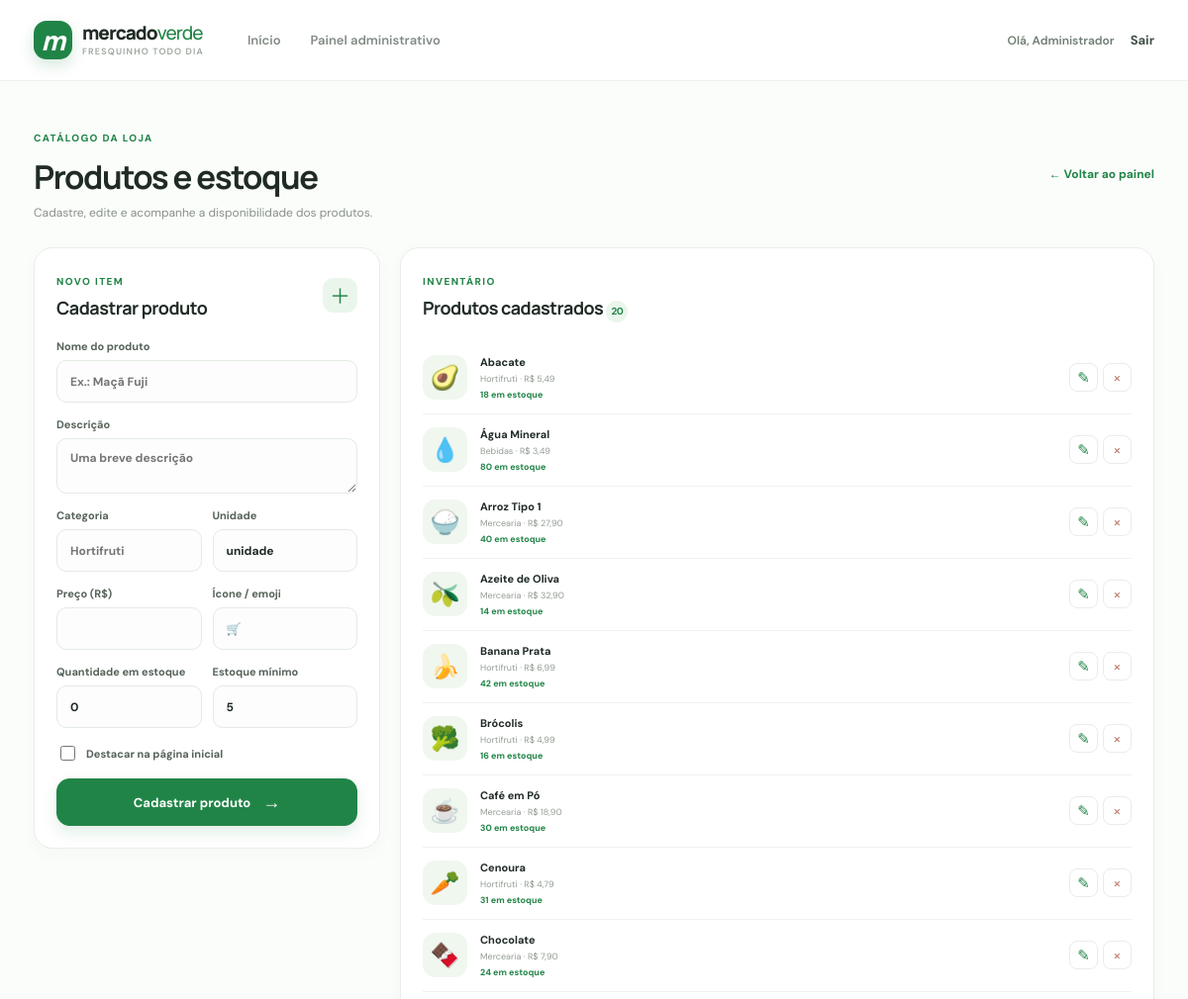
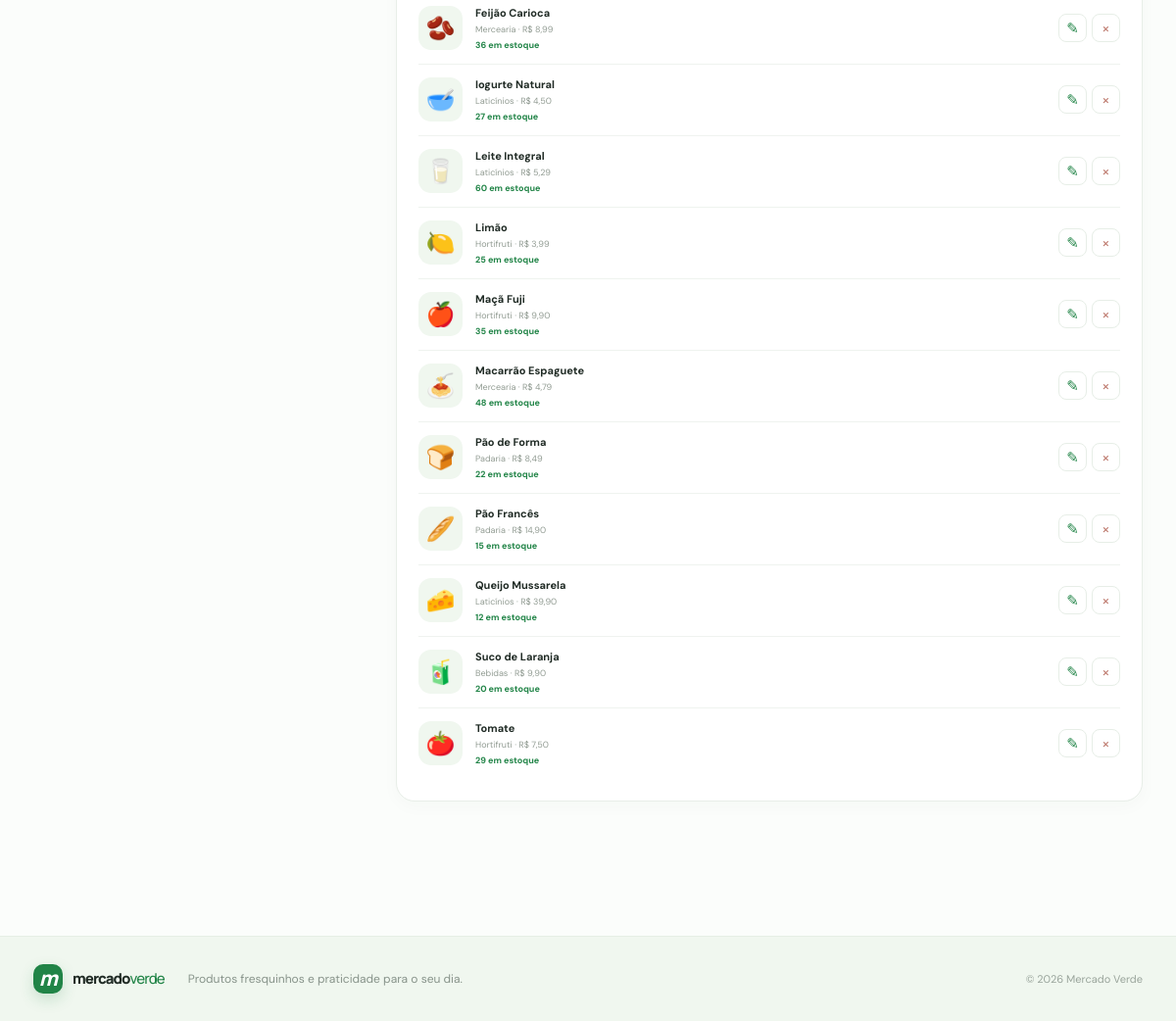
/admin/produtos.php (signed in), run on the app's committed database (2 pictures, top to bottom).
### tables this page shows
CREATE TABLE IF NOT EXISTS produtos (
    id INT UNSIGNED AUTO_INCREMENT PRIMARY KEY,
    nome VARCHAR(120) NOT NULL,
    descricao VARCHAR(255) NULL,
    categoria VARCHAR(80) NOT NULL,
    unidade VARCHAR(30) NOT NULL DEFAULT 'unidade',
    icone VARCHAR(20) NOT NULL DEFAULT '🛒',
    preco DECIMAL(10,2) NOT NULL,
    estoque INT NOT NULL DEFAULT 0,
    estoque_minimo INT NOT NULL DEFAULT 5,
    destaque TINYINT(1) NOT NULL DEFAULT 0,
    ativo TINYINT(1) NOT NULL DEFAULT 1,
    criado_em TIMESTAMP NOT NULL DEFAULT CURRENT_TIMESTAMP,
    atualizado_em TIMESTAMP NOT NULL DEFAULT CURRENT_TIMESTAMP ON UPDATE CURRENT_TIMESTAMP,
    INDEX idx_produtos_categoria (categoria),
    INDEX idx_produtos_ativo (ativo)
);

### includes/bootstrap.php (called while the page is built, shortened)
<?php
function url(string $path = ''): string
{
    return BASE_URL . '/' . ltrim($path, '/');
}
function h($value): string
{
    return htmlspecialchars((string) $value, ENT_QUOTES, 'UTF-8');
}
function money($value): string
{
    return 'R$ ' . number_format((float) $value, 2, ',', '.');
}
function productIcon(string $icon): string
{
    return $icon !== '' ? $icon : '🛒';
}

### admin/produtos.php (the view, shortened to what this page needs)
<?php
require_once __DIR__ . '/../includes/bootstrap.php';
$editando = null;
$produtos = $pdo->query('SELECT * FROM produtos WHERE ativo = 1 ORDER BY nome')->fetchAll();
require __DIR__ . '/../includes/header.php';
?>
<div class="page-heading"><div><span class="eyebrow">CATÁLOGO DA LOJA</span><h1>Produtos e estoque</h1><p>Cadastre, edite e acompanhe a disponibilidade dos produtos.</p></div><a href="<?= h(url('admin/index.php')) ?>" class="text-link">← Voltar ao painel</a></div>
<div class="admin-content-grid"><section class="form-panel"><div class="panel-title"><div><span class="eyebrow"><?= $editando ? 'EDIÇÃO' : 'NOVO ITEM' ?></span><h2><?= $editando ? 'Editar produto' : 'Cadastrar produto' ?></h2></div><span class="panel-title-icon">＋</span></div>
<form method="post" class="form-stack"><input type="hidden" name="csrf_token" value="<?= h(csrfToken()) ?>"><input type="hidden" name="acao" value="salvar"><input type="hidden" name="id" value="<?= (int) ($editando['id'] ?? 0) ?>"><label>Nome do produto<input name="nome" required maxlength="120" value="<?= h($editando['nome'] ?? $_POST['nome'] ?? '') ?>" placeholder="Ex.: Maçã Fuji"></label><label>Descrição<textarea name="descricao" rows="2" maxlength="255" placeholder="Uma breve descrição"><?= h($editando['descricao'] ?? $_POST['descricao'] ?? '') ?></textarea></label><div class="form-two-col"><label>Categoria<input name="categoria" required value="<?= h($editando['categoria'] ?? $_POST['categoria'] ?? '') ?>" placeholder="Hortifruti"></label><label>Unidade<input name="unidade" value="<?= h($editando['unidade'] ?? $_POST['unidade'] ?? 'unidade') ?>" placeholder="kg, un. ..."></label></div><div class="form-two-col"><label>Preço (R$)<input type="number" name="preco" min="0.01" step="0.01" required value="<?= h($editando['preco'] ?? $_POST['preco'] ?? '') ?>"></label><label>Ícone / emoji<input name="icone" maxlength="12" value="<?= h($editando['icone'] ?? $_POST['icone'] ?? '🛒') ?>"></label></div><div class="form-two-col"><label>Quantidade em estoque<input type="number" name="estoque" min="0" required value="<?= h($editando['estoque'] ?? $_POST['estoque'] ?? 0) ?>"></label><label>Estoque mínimo<input type="number" name="estoque_minimo" min="0" required value="<?= h($editando['estoque_minimo'] ?? $_POST['estoque_minimo'] ?? 5) ?>"></label></div><label class="checkbox-label"><input type="checkbox" name="destaque" <?= !empty($editando['destaque']) ? 'checked' : '' ?>> Destacar na página inicial</label><button class="button button-full" type="submit"><?= $editando ? 'Salvar alterações' : 'Cadastrar produto' ?> <span>→</span></button><?php if ($editando): ?><a class="cancel-edit" href="<?= h(url('admin/produtos.php')) ?>">Cancelar edição</a><?php endif; ?></form></section>
<section class="admin-list-panel"><div class="panel-title"><div><span class="eyebrow">INVENTÁRIO</span><h2>Produtos cadastrados <span class="count-badge"><?= count($produtos) ?></span></h2></div></div><div class="inventory-list"><?php foreach ($produtos as $p): ?><div class="inventory-row"><span class="inventory-icon"><?= h(productIcon($p['icone'])) ?></span><div class="inventory-main"><b><?= h($p['nome']) ?></b><small><?= h($p['categoria']) ?> · <?= money($p['preco']) ?></small><span class="inventory-stock <?= $p['estoque'] <= $p['estoque_minimo'] ? 'low-stock' : '' ?>"><?= (int) $p['estoque'] ?> em estoque <?= $p['estoque'] <= $p['estoque_minimo'] ? '· Repor' : '' ?></span></div><div class="inventory-actions"><a href="<?= h(url('admin/produtos.php?editar=' . $p['id'])) ?>" class="mini-action" title="Editar">✎</a><form method="post" onsubmit="return confirm('Remover este produto da loja?')"><input type="hidden" name="csrf_token" value="<?= h(csrfToken()) ?>"><input type="hidden" name="acao" value="excluir"><input type="hidden" name="id" value="<?= (int) $p['id'] ?>"><button type="submit" class="mini-action delete-action" title="Remover">×</button></form></div></div><?php endforeach; ?><?php if (!$produtos): ?><div class="empty-panel">Nenhum produto cadastrado ainda.</div><?php endif; ?></div></section></div>
<?php require __DIR__ . '/../includes/footer.php'; ?>

### assets/css/style.css (style rules this page uses)
:root { --green:#218447;--green-dark:#126738;--green-soft:#eaf6ec;--mint:#f3faf2;--ink:#202b25;--muted:#7d8981;--line:#e8eee8;--white:#fff;--orange:#f0a34c;--shadow:0 12px 35px rgba(28,65,42,.08);--radius:22px }
* { box-sizing:border-box }
html { scroll-behavior:smooth }
body { margin:0;background:#fbfdfb;color:var(--ink);font-family:'DM Sans',sans-serif;font-size:15px }
a { color:inherit;text-decoration:none }
button,input,textarea,select { font:inherit }
button,a { -webkit-tap-highlight-color:transparent }
.button { display:inline-flex;justify-content:center;align-items:center;gap:12px;min-height:48px;padding:0 22px;background:var(--green);border:1px solid var(--green);border-radius:13px;color:#fff;font-weight:700;font-size:13px;box-shadow:0 7px 16px #21844720;cursor:pointer;transition:.2s }
.button span { font-size:18px;line-height:0 }
.button-full { width:100% }
.eyebrow { display:inline-flex;align-items:center;gap:8px;color:var(--green);font-size:10px;font-weight:800;letter-spacing:1.4px }
.page-heading { display:flex;justify-content:space-between;align-items:center;gap:20px;padding:46px 0 27px }
.page-heading h1,.admin-welcome h1 { margin:8px 0 6px;font-family:Manrope,sans-serif;font-size:33px;letter-spacing:-1.4px }
.page-heading p,.admin-welcome p { margin:0;color:#879188;font-size:12px }
.text-link { color:var(--green);font-size:12px;font-weight:700 }
.cart-items,.summary-card,.form-panel,.admin-list-panel { border:1px solid var(--line);border-radius:19px;background:#fff;box-shadow:0 5px 18px #183d2607 }
.form-stack { display:grid;gap:15px }
.form-stack label { display:grid;gap:7px;color:#566359;font-size:11px;font-weight:700 }
.form-stack input,.form-stack textarea,.form-stack select { width:100%;min-height:43px;padding:11px 13px;border:1px solid #e3ebe3;border-radius:10px;background:#fcfdfc;color:var(--ink);font-size:12px;outline:none;resize:vertical }
.admin-content-grid { display:grid;grid-template-columns:350px minmax(0,1fr);gap:20px;padding-bottom:65px;align-items:start }
.form-panel,.admin-list-panel { padding:22px }
.panel-title { display:flex;justify-content:space-between;align-items:center;margin-bottom:20px }
.panel-title h2 { margin:6px 0 0;font-family:Manrope,sans-serif;font-size:18px;letter-spacing:-.5px }
.panel-title-icon { width:35px;height:35px;display:grid;place-items:center;border-radius:11px;background:var(--green-soft);color:var(--green);font-size:21px }
.form-two-col { display:grid;grid-template-columns:1fr 1fr;gap:11px }
.checkbox-label { display:flex!important;align-items:center;gap:8px!important }
.checkbox-label input { width:15px;height:15px;min-height:0;accent-color:var(--green) }
.count-badge { display:inline-grid;place-items:center;min-width:22px;height:22px;padding:0 5px;border-radius:20px;background:#eaf6ec;color:var(--green);font:700 10px 'DM Sans',sans-serif }
.inventory-list { display:grid }
.inventory-row { display:flex;align-items:center;gap:13px;padding:13px 0;border-bottom:1px solid #eff3ef }
.inventory-row:last-child { border-bottom:0 }
.inventory-icon { width:45px;height:45px;display:grid;place-items:center;border-radius:13px;background:#f0f7ef;font-size:24px;flex-shrink:0 }
.inventory-main { min-width:0;flex:1 }
.inventory-main b,.inventory-main small,.inventory-stock { display:block }
.inventory-main b { overflow:hidden;text-overflow:ellipsis;white-space:nowrap;font-size:11px }
.inventory-main small { margin:4px 0;color:#929c93;font-size:9px }
.inventory-stock { color:var(--green);font-size:9px;font-weight:700 }
.inventory-actions { display:flex;gap:5px }
.inventory-actions form { margin:0 }
.mini-action { width:29px;height:29px;display:grid;place-items:center;border:1px solid #e7eee7;border-radius:8px;background:#fff;color:var(--green);font-size:15px;cursor:pointer }
.delete-action { color:#bc7569 }

### data on the page
produtos: icone "🥑", nome "Abacate", categoria "Hortifruti", preco "R$ 5,49", estoque "18"
produtos: icone "💧", nome "Água Mineral", categoria "Bebidas", preco "R$ 3,49", estoque "80"
produtos: icone "🍚", nome "Arroz Tipo 1", categoria "Mercearia", preco "R$ 27,90", estoque "40"
produtos: icone "🫒", nome "Azeite de Oliva", categoria "Mercearia", preco "R$ 32,90", estoque "14"
produtos: icone "🍌", nome "Banana Prata", categoria "Hortifruti", preco "R$ 6,99", estoque "42"
produtos: icone "🥦", nome "Brócolis", categoria "Hortifruti", preco "R$ 4,99", estoque "16"
produtos: icone "☕", nome "Café em Pó", categoria "Mercearia", preco "R$ 18,90", estoque "30"
produtos: icone "🥕", nome "Cenoura", categoria "Hortifruti", preco "R$ 4,79", estoque "31"
produtos: icone "🍫", nome "Chocolate", categoria "Mercearia", preco "R$ 7,90", estoque "24"
produtos: icone "🫘", nome "Feijão Carioca", categoria "Mercearia", preco "R$ 8,99", estoque "36"
produtos: icone "🥣", nome "Iogurte Natural", categoria "Laticínios", preco "R$ 4,50", estoque "27"
produtos: icone "🥛", nome "Leite Integral", categoria "Laticínios", preco "R$ 5,29", estoque "60"
produtos: icone "🍋", nome "Limão", categoria "Hortifruti", preco "R$ 3,99", estoque "25"
produtos: icone "🍎", nome "Maçã Fuji", categoria "Hortifruti", preco "R$ 9,90", estoque "35"
produtos: icone "🍝", nome "Macarrão Espaguete", categoria "Mercearia", preco "R$ 4,79", estoque "48"
produtos: icone "🍞", nome "Pão de Forma", categoria "Padaria", preco "R$ 8,49", estoque "22"
produtos: icone "🥖", nome "Pão Francês", categoria "Padaria", preco "R$ 14,90", estoque "15"
produtos: icone "🧀", nome "Queijo Mussarela", categoria "Laticínios", preco "R$ 39,90", estoque "12"
produtos: icone "🧃", nome "Suco de Laranja", categoria "Bebidas", preco "R$ 9,90", estoque "20"
produtos: icone "🍅", nome "Tomate", categoria "Hortifruti", preco "R$ 7,50", estoque "29"

### other printed values
explode(' ', $user['nome'])[0] "Administrador"
count($produtos) "20"
